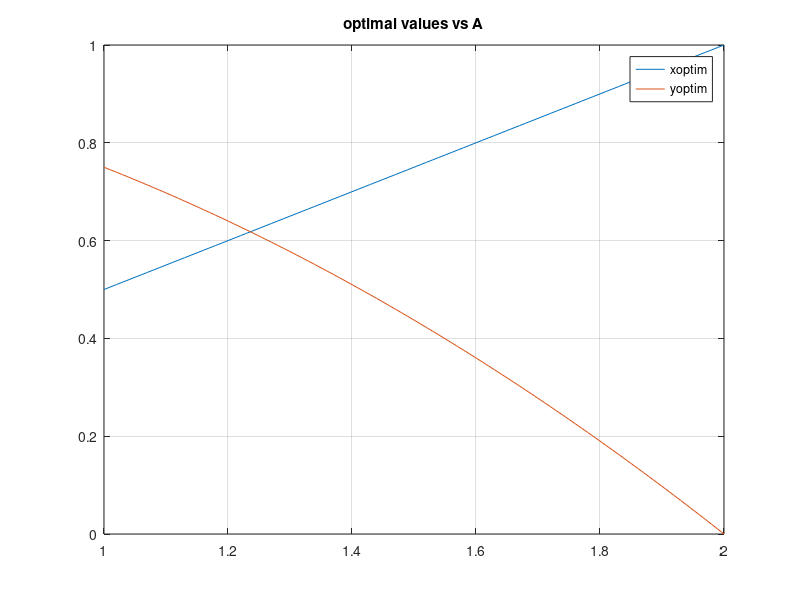

Recreate this plot in MATLAB.
[x,y] = meshgrid(0:0.1:2,0:0.1:2);
A = 1.5;
z = (x.^2 - A.*x - y).*exp(-y);

x(1)=0;
y(1)=0;
t=0.5;
n=1;
error = 2; 

while error > 0.0001
    x(n+1)= x(n) - (exp(-y(n)).*(2.*x(n)- A)).*t;
    y(n+1) = y(n) - (-exp(-y(n))-(x(n).^2 - A*x(n) - y(n)).*exp(-y(n)))*t
    z(n+1) = (x(n+1).^2 - A.*x(n+1)- y(n+1)).*exp(-y(n+1));
    error = abs(z(n+1) - z(n));
    n= n+1 ; 
end

x= x(n)
y =y(n)
z= z(n)



A = [1:.01:2]; 
t=0.5;
for i=1:length(A)
    clear x y z error n 
    x(1) = 0;
    y(1)= 0; 
    n=1; 
    %z = (x.^2 - A(i).*x - y).*exp(-y);
    error = 2; 
    %while error > .0001
    for n = 1:100;
        x(n+1)= x(n) - (exp(-y(n)).*(2.*x(n)- A(i))).*t;
        y(n+1) = y(n) - (-exp(-y(n))-(x(n).^2 - A(i)*x(n) - y(n)).*exp(-y(n)))*t;
        z(n+1) = (x(n+1).^2 - A(i).*x(n+1)- y(n+1)).*exp(-y(n+1));
        %error = abs(z(n+1) - z(n));
        %n=n+1;
    end
    xoptim(i) = x(n);
    yoptim(i) = y(n);
end

figure 
plot(A, xoptim)
hold all 
plot (A, yoptim)
legend('xoptim','yoptim')
title ('optimal values vs A')
grid on